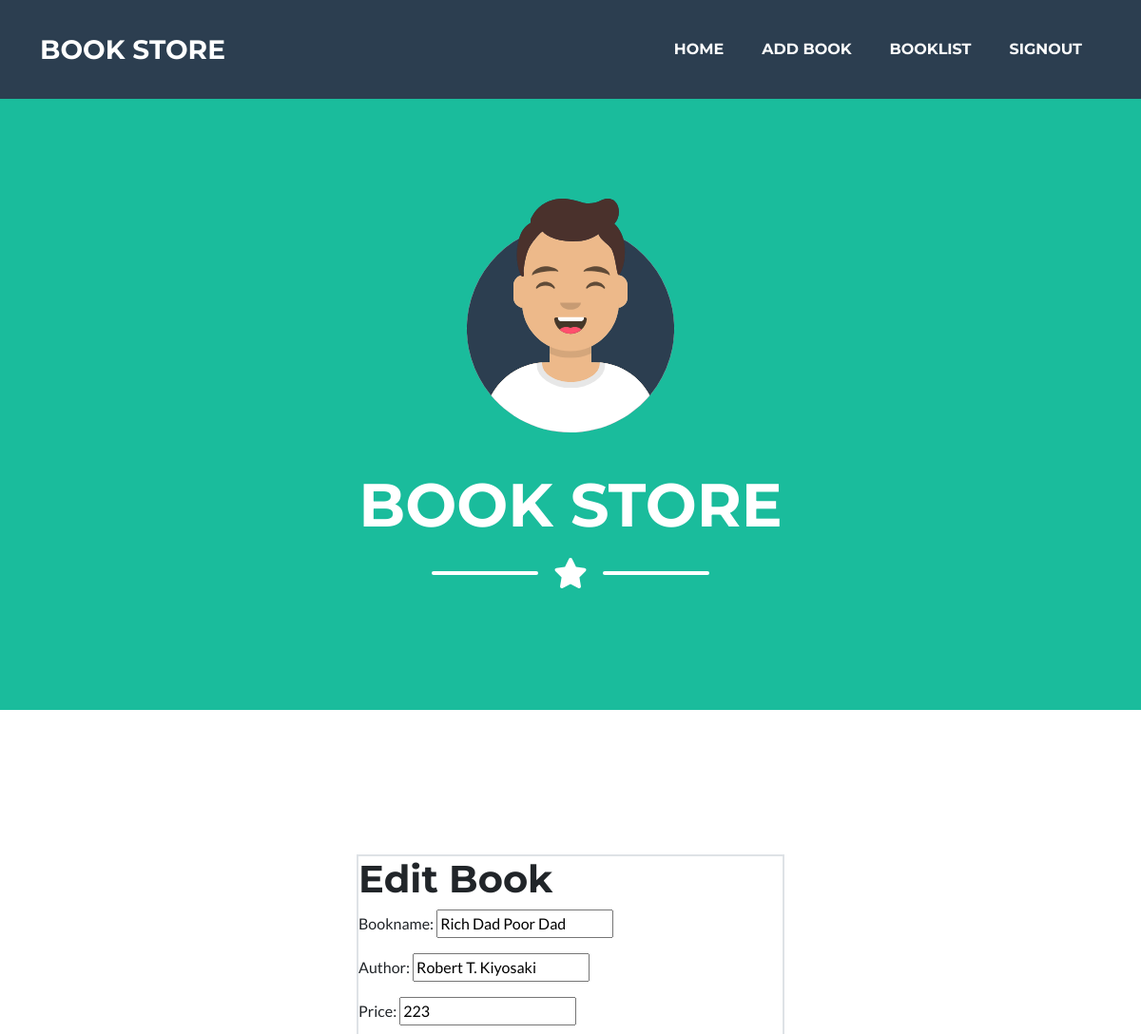
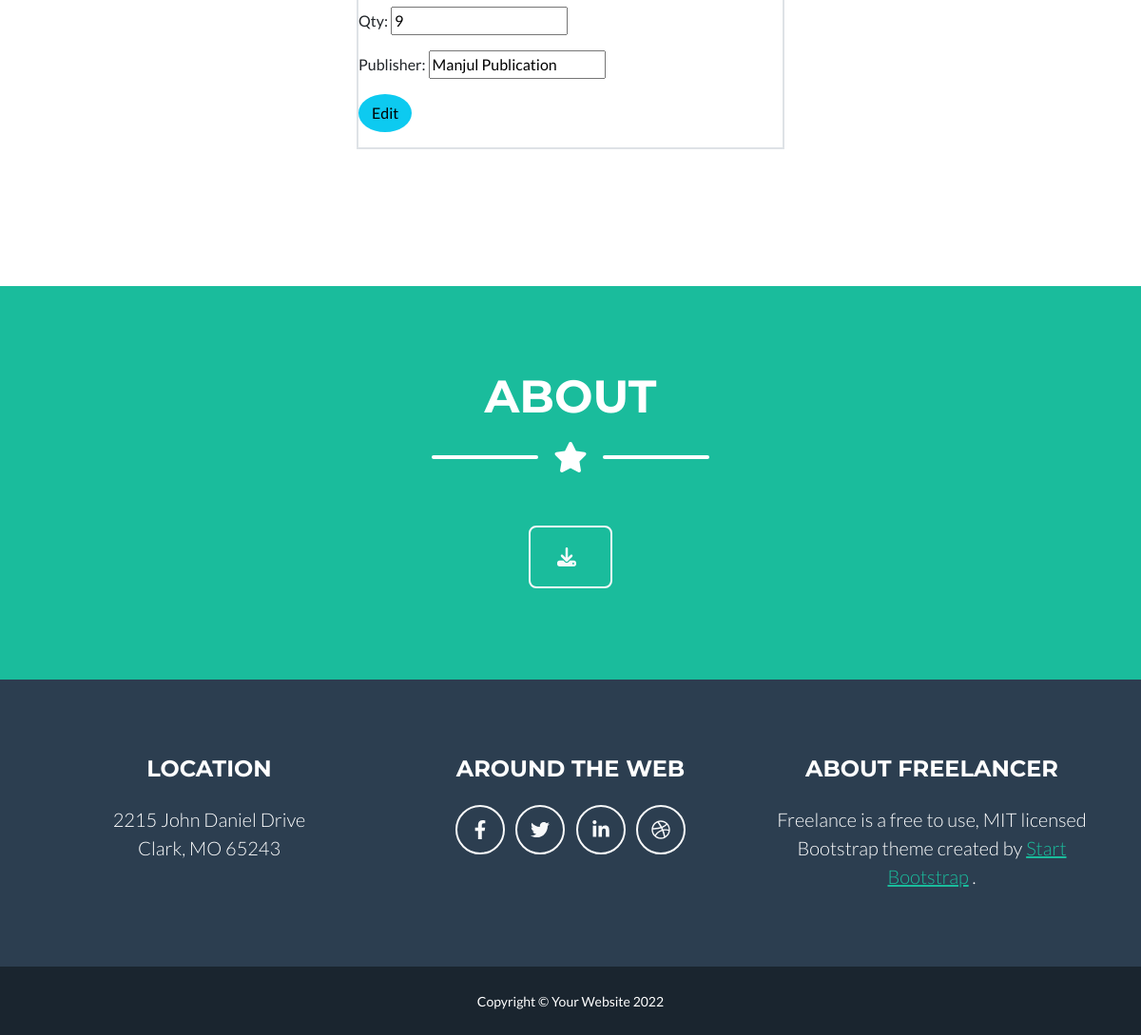
/owner/book/change/1, run on the app's committed database (2 pictures, top to bottom).
### bookapp/models.py (models this page shows, shortened)
class Books(models.Model):
    bookname=models.CharField(max_length=200)
    author=models.CharField(max_length=200)
    price=models.IntegerField()
    qty=models.IntegerField()
    publisher=models.CharField(max_length=200)

### bookowner/views.py (the view, shortened to what this page needs)
# urls.py: path("book/change/<int:id>", views.BookEditView.as_view(), name="edit-book"),
class BookEditView(UpdateView):
    model = Books
    form_class = forms.BookEditForm
    template_name = "book-edit.html"
    success_url = reverse_lazy("listbook")
    pk_url_kwarg = "id"

### bookowner/forms.py
class BookEditForm(forms.ModelForm):
    class Meta:
        model=Books
        fields=["bookname","author","price","qty","publisher"]

### bookowner/templates/book-edit.html (shortened to what this page needs)
{% extends 'dashboard.html'%}
{%block body_block%}
<div class="container mt-2">
    <div class="row">
        <div class="col-3"></div>
        <div class="col-6">
            <form action="" class="border m-5" method="post">
                <h1>Edit Book</h1>
                {{form.as_p}}
                <div class="mb-3">
                    <button type="submit" class="btn btn-info rounded-circle">Edit</button>
                </div>
            </form>
        </div>
        <div class="col-3"></div>
    </div>
</div>
{%endblock%}

### data on the page
Books: bookname "Rich Dad Poor Dad", author "Robert T. Kiyosaki", price "223", qty "9", publisher "Manjul Publication"
